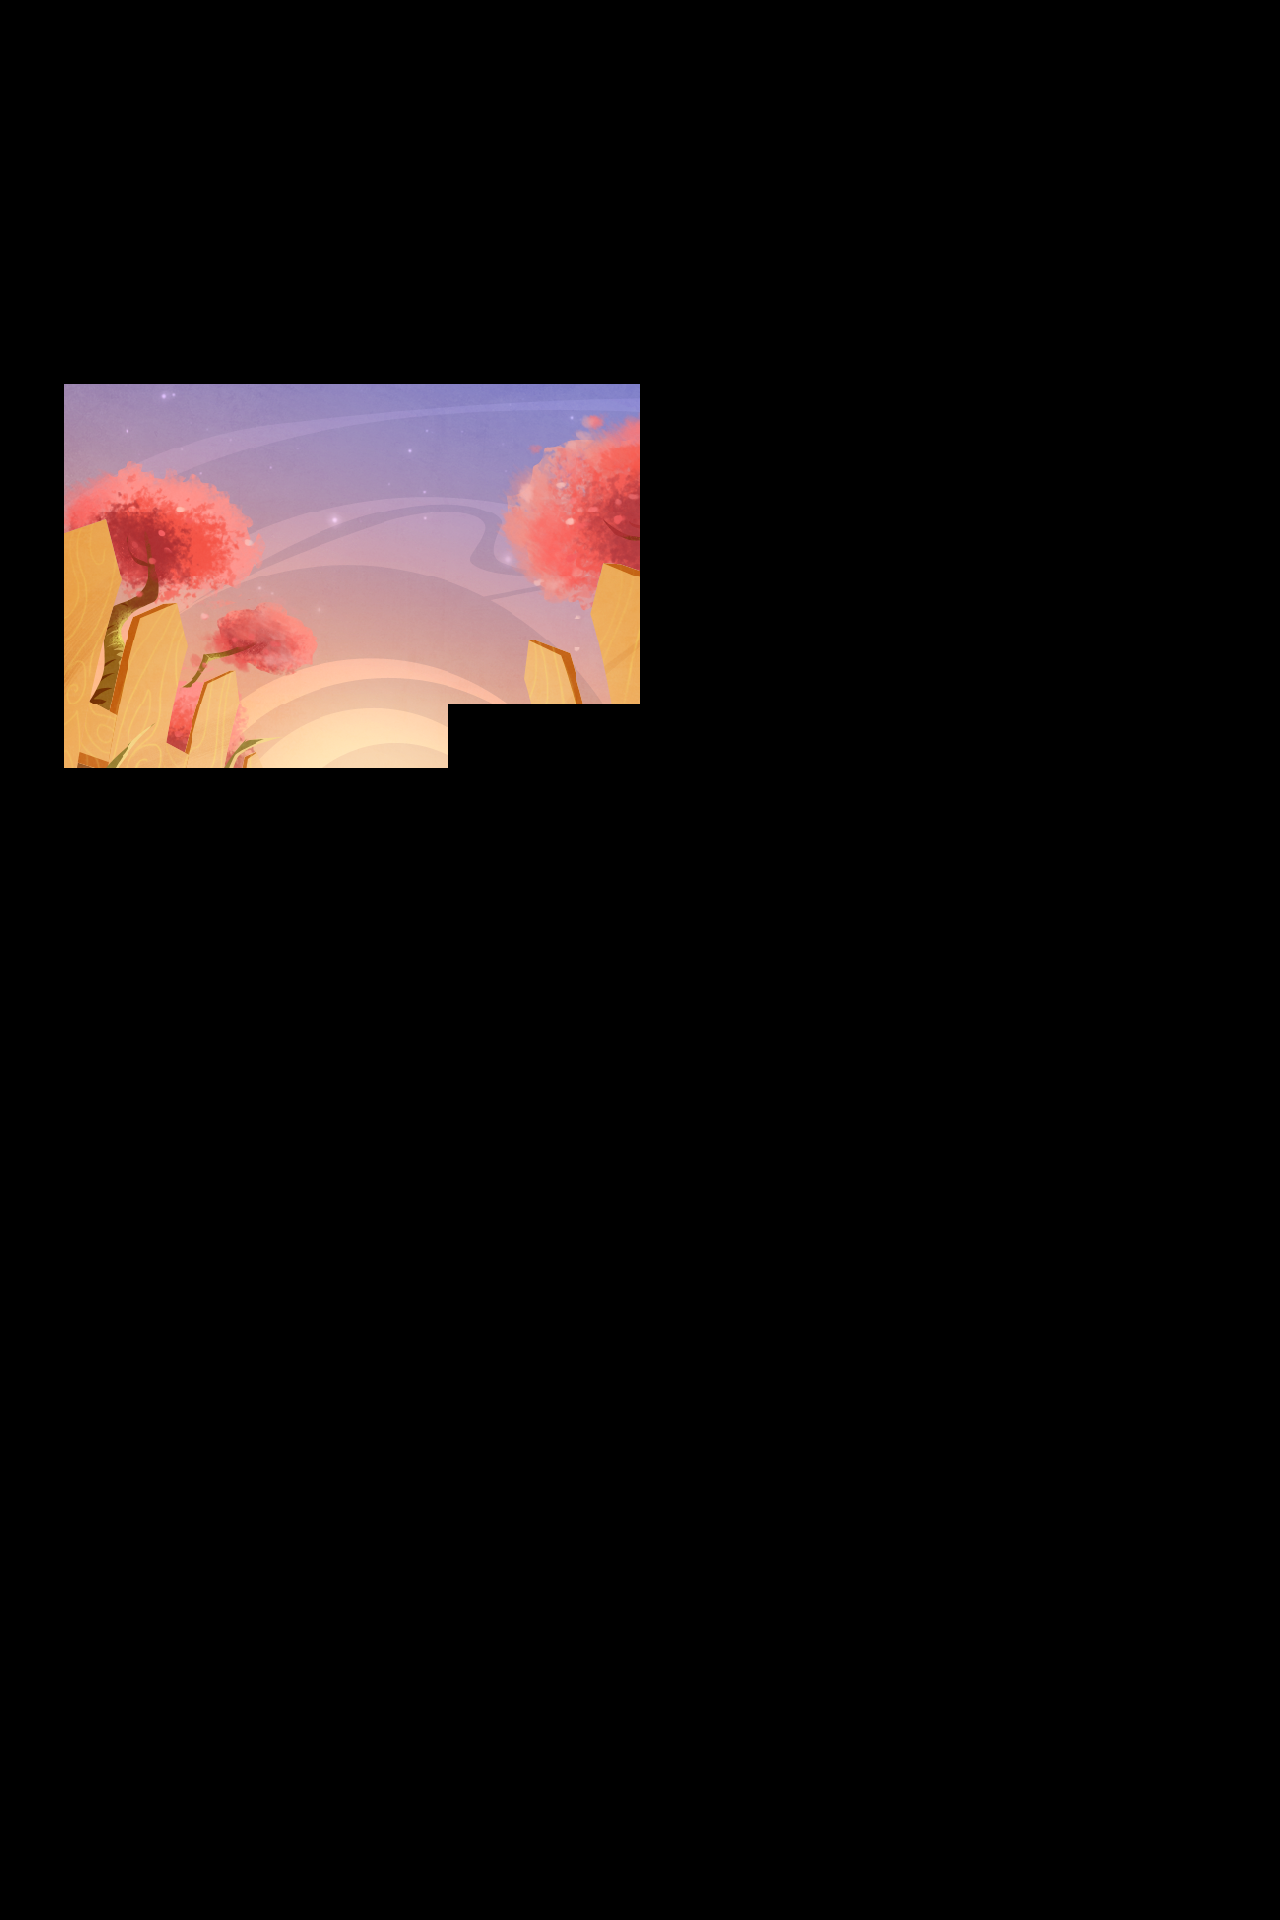

A 2D game scene composited from a Tiled map and its tileset images. What follows is a short description and the map's XML, with each tile layer's data collapsed to a summary:
An orthogonal 20x30 tile map with 64x64 px tiles, 1 tile layer (roundIconLayer), 1 hidden layer not drawn, 2 tilesets.

<map version="1.0" orientation="orthogonal" renderorder="right-down" width="20" height="30" tilewidth="64" tileheight="64">
 <tileset firstgid="1" name="play_start_start_back_normal" tilewidth="64" tileheight="64" spacing="2" margin="2">
  <image source="../w640/play_start_start_back_normal.png" width="640" height="1136" />
 </tileset>
 <tileset firstgid="154" name="play_main_background_back_normal" tilewidth="64" tileheight="64" spacing="2" margin="2">
  <image source="../w640/play_main_background_back_normal.png" width="640" height="1136" />
 </tileset>
 <layer name="backgroundLayer" width="20" height="30" visible="0">
  <data>[600 cells, 600 non-empty, 1 distinct tile ids]</data>
 </layer>
 <layer name="roundIconLayer" width="20" height="30">
  <data>[600 cells, 51 non-empty, 51 distinct tile ids]</data>
 </layer>
</map>
